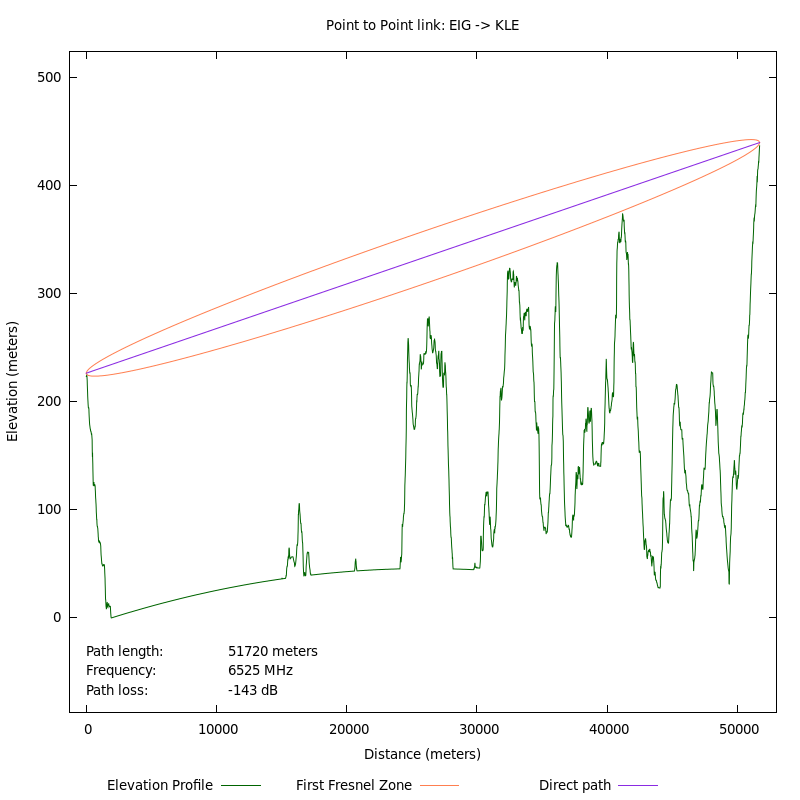

Reproduce this figure in gnuplot.

set xlabel "Distance (meters)"
set ylabel "Elevation (meters)"
set xrange[-1293.0:53013.0]
set yrange[-87.3596624:524.1579744]
set key off

set terminal pngcairo size 320,320 enhanced font 'Verdana,6'
set output "html/WCB/EIG_KLE_thumb.png"

plot 	"html/WCB/EIG_KLE_terrain.dat" using 1:2 with lines title "Elevation Profile" lt rgb "#006400", 	"html/WCB/EIG_KLE_fresnel.dat" using 1:2 with lines title "First Fresnel Zone" lc rgb "#FF7F50" lt 2, 	"html/WCB/EIG_KLE_fresnel.dat" using 3:4 with lines notitle lc rgb "#FF7F50" lt 2, 	"html/WCB/EIG_KLE_ptp.dat" using 1:2 with lines title "Direct path" lt rgb "#8A2BE2"

set title "Point to Point link: EIG -> KLE"
set key bmargin left horizontal
set label "Path length:" offset graph 0.0,-0.05
set label "51720 meters" offset graph 0.2,-0.05
set label "Frequency:" offset graph 0.0,-0.08
set label "6525 MHz" offset graph 0.2,-0.08
set label "Path loss:" offset graph 0.0,-0.11
set label "-143 dB" offset graph 0.2,-0.11

set terminal pngcairo size 800,800 enhanced font 'Verdana,10'
set output "html/WCB/EIG_KLE.png"
replot

set notitle
set terminal epslatex color size 5.75,6
set output "html/WCB/EIG_KLE.tex"
replot
